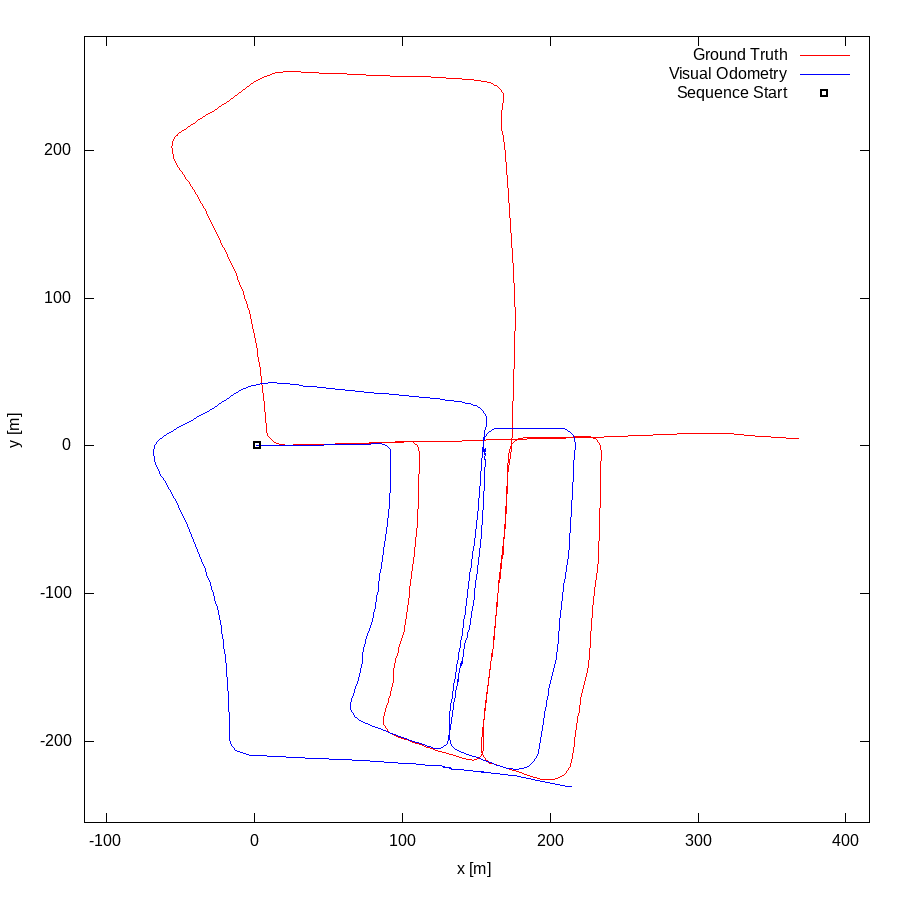

Here is the gnuplot script that generated this plot:
set term postscript eps enhanced color
set output "05.eps"
set size ratio -1
set xrange [-115:416]
set yrange [-255:277]
set xlabel "x [m]"
set ylabel "y [m]"
plot "05.txt" using 1:2 lc rgb "#FF0000" title 'Ground Truth' w lines,"05.txt" using 3:4 lc rgb "#0000FF" title 'Visual Odometry' w lines,"< head -1 05.txt" using 1:2 lc rgb "#000000" pt 4 ps 1 lw 2 title 'Sequence Start' w points
